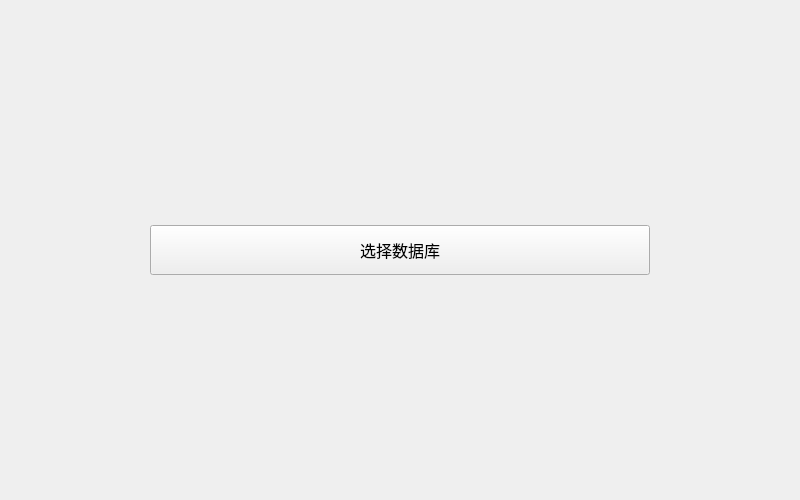
<?xml version="1.0" encoding="UTF-8"?>
<ui version="4.0">
 <class>login</class>
 <widget class="QWidget" name="login">
  <property name="geometry">
   <rect>
    <x>0</x>
    <y>0</y>
    <width>800</width>
    <height>500</height>
   </rect>
  </property>
  <property name="windowTitle">
   <string>Form</string>
  </property>
  <layout class="QGridLayout" name="gridLayout_2">
   <item row="0" column="0">
    <widget class="QStackedWidget" name="stackedWidget">
     <property name="currentIndex">
      <number>1</number>
     </property>
     <widget class="QWidget" name="page_3">
      <layout class="QGridLayout" name="gridLayout_4">
       <item row="0" column="0">
        <widget class="QLabel" name="label">
         <property name="minimumSize">
          <size>
           <width>0</width>
           <height>80</height>
          </size>
         </property>
         <property name="maximumSize">
          <size>
           <width>16777215</width>
           <height>50</height>
          </size>
         </property>
         <property name="font">
          <font>
           <family>Agency FB</family>
           <pointsize>18</pointsize>
          </font>
         </property>
         <property name="text">
          <string>学生选课信息管理系统</string>
         </property>
         <property name="alignment">
          <set>Qt::AlignCenter</set>
         </property>
        </widget>
       </item>
       <item row="1" column="0">
        <widget class="QWidget" name="widget" native="true">
         <property name="minimumSize">
          <size>
           <width>0</width>
           <height>200</height>
          </size>
         </property>
         <property name="maximumSize">
          <size>
           <width>16777215</width>
           <height>200</height>
          </size>
         </property>
         <layout class="QGridLayout" name="gridLayout">
          <item row="2" column="3">
           <widget class="QPushButton" name="showCode">
            <property name="maximumSize">
             <size>
              <width>80</width>
              <height>60</height>
             </size>
            </property>
            <property name="text">
             <string>显示</string>
            </property>
           </widget>
          </item>
          <item row="1" column="2">
           <widget class="QLineEdit" name="name">
            <property name="minimumSize">
             <size>
              <width>0</width>
              <height>40</height>
             </size>
            </property>
            <property name="maximumSize">
             <size>
              <width>16777215</width>
              <height>60</height>
             </size>
            </property>
            <property name="font">
             <font>
              <family>Agency FB</family>
              <pointsize>12</pointsize>
             </font>
            </property>
            <property name="text">
             <string/>
            </property>
            <property name="maxLength">
             <number>6</number>
            </property>
           </widget>
          </item>
          <item row="1" column="0">
           <spacer name="horizontalSpacer">
            <property name="orientation">
             <enum>Qt::Horizontal</enum>
            </property>
            <property name="sizeType">
             <enum>QSizePolicy::Minimum</enum>
            </property>
            <property name="sizeHint" stdset="0">
             <size>
              <width>40</width>
              <height>20</height>
             </size>
            </property>
           </spacer>
          </item>
          <item row="2" column="1">
           <widget class="QLabel" name="label_3">
            <property name="minimumSize">
             <size>
              <width>0</width>
              <height>40</height>
             </size>
            </property>
            <property name="maximumSize">
             <size>
              <width>16777215</width>
              <height>60</height>
             </size>
            </property>
            <property name="font">
             <font>
              <family>Agency FB</family>
              <pointsize>12</pointsize>
             </font>
            </property>
            <property name="text">
             <string>密码</string>
            </property>
           </widget>
          </item>
          <item row="2" column="2">
           <widget class="QLineEdit" name="code">
            <property name="minimumSize">
             <size>
              <width>0</width>
              <height>40</height>
             </size>
            </property>
            <property name="maximumSize">
             <size>
              <width>16777215</width>
              <height>60</height>
             </size>
            </property>
            <property name="font">
             <font>
              <family>Agency FB</family>
              <pointsize>12</pointsize>
             </font>
            </property>
            <property name="text">
             <string/>
            </property>
            <property name="maxLength">
             <number>6</number>
            </property>
            <property name="echoMode">
             <enum>QLineEdit::Normal</enum>
            </property>
           </widget>
          </item>
          <item row="1" column="1">
           <widget class="QLabel" name="label_2">
            <property name="minimumSize">
             <size>
              <width>0</width>
              <height>40</height>
             </size>
            </property>
            <property name="maximumSize">
             <size>
              <width>16777215</width>
              <height>60</height>
             </size>
            </property>
            <property name="font">
             <font>
              <family>Agency FB</family>
              <pointsize>12</pointsize>
             </font>
            </property>
            <property name="text">
             <string>账号</string>
            </property>
           </widget>
          </item>
          <item row="2" column="4">
           <spacer name="horizontalSpacer_2">
            <property name="orientation">
             <enum>Qt::Horizontal</enum>
            </property>
            <property name="sizeType">
             <enum>QSizePolicy::Minimum</enum>
            </property>
            <property name="sizeHint" stdset="0">
             <size>
              <width>40</width>
              <height>20</height>
             </size>
            </property>
           </spacer>
          </item>
         </layout>
        </widget>
       </item>
       <item row="2" column="0">
        <widget class="QLabel" name="error">
         <property name="font">
          <font>
           <family>Agency FB</family>
           <pointsize>10</pointsize>
          </font>
         </property>
         <property name="text">
          <string>TextLabel</string>
         </property>
         <property name="alignment">
          <set>Qt::AlignCenter</set>
         </property>
        </widget>
       </item>
       <item row="3" column="0">
        <widget class="QWidget" name="widget_2" native="true">
         <property name="maximumSize">
          <size>
           <width>16777215</width>
           <height>100</height>
          </size>
         </property>
         <layout class="QGridLayout" name="gridLayout_3">
          <item row="0" column="0">
           <widget class="QPushButton" name="loginButton">
            <property name="maximumSize">
             <size>
              <width>200</width>
              <height>80</height>
             </size>
            </property>
            <property name="text">
             <string>登录</string>
            </property>
           </widget>
          </item>
         </layout>
        </widget>
       </item>
      </layout>
     </widget>
     <widget class="QWidget" name="page_4">
      <layout class="QGridLayout" name="gridLayout_5">
       <item row="0" column="0">
        <widget class="QPushButton" name="selectDatabase">
         <property name="maximumSize">
          <size>
           <width>500</width>
           <height>50</height>
          </size>
         </property>
         <property name="font">
          <font>
           <family>Agency FB</family>
           <pointsize>12</pointsize>
          </font>
         </property>
         <property name="text">
          <string>选择数据库</string>
         </property>
        </widget>
       </item>
      </layout>
     </widget>
    </widget>
   </item>
  </layout>
 </widget>
 <resources/>
 <connections/>
</ui>
